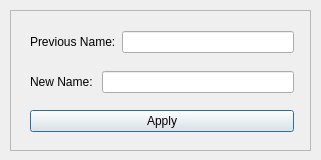
<?xml version="1.0" encoding="UTF-8"?>
<ui version="4.0">
 <class>change_name</class>
 <widget class="QDialog" name="change_name">
  <property name="geometry">
   <rect>
    <x>0</x>
    <y>0</y>
    <width>321</width>
    <height>160</height>
   </rect>
  </property>
  <property name="windowTitle">
   <string>Change Book Nmae</string>
  </property>
  <widget class="QFrame" name="frame">
   <property name="geometry">
    <rect>
     <x>10</x>
     <y>10</y>
     <width>301</width>
     <height>141</height>
    </rect>
   </property>
   <property name="frameShape">
    <enum>QFrame::StyledPanel</enum>
   </property>
   <property name="frameShadow">
    <enum>QFrame::Raised</enum>
   </property>
  </widget>
  <widget class="QWidget" name="layoutWidget">
   <property name="geometry">
    <rect>
     <x>30</x>
     <y>31</y>
     <width>264</width>
     <height>101</height>
    </rect>
   </property>
   <layout class="QVBoxLayout" name="verticalLayout">
    <item>
     <layout class="QVBoxLayout" name="verticalLayout_2">
      <item>
       <layout class="QFormLayout" name="formLayout">
        <item row="0" column="0">
         <widget class="QLabel" name="previousNameLabel">
          <property name="text">
           <string>Previous Name:</string>
          </property>
         </widget>
        </item>
        <item row="0" column="1">
         <widget class="QLineEdit" name="previousNameLineEdit"/>
        </item>
       </layout>
      </item>
      <item>
       <layout class="QFormLayout" name="formLayout_2">
        <item row="0" column="0">
         <widget class="QLabel" name="newNameLabel">
          <property name="text">
           <string>New Name: </string>
          </property>
         </widget>
        </item>
        <item row="0" column="1">
         <widget class="QLineEdit" name="newNameLineEdit"/>
        </item>
       </layout>
      </item>
     </layout>
    </item>
    <item>
     <widget class="QPushButton" name="pushButton">
      <property name="text">
       <string>Apply</string>
      </property>
     </widget>
    </item>
   </layout>
  </widget>
  <widget class="QLabel" name="background">
   <property name="geometry">
    <rect>
     <x>-10</x>
     <y>-10</y>
     <width>341</width>
     <height>181</height>
    </rect>
   </property>
   <property name="text">
    <string/>
   </property>
  </widget>
  <zorder>frame</zorder>
  <zorder>background</zorder>
  <zorder>layoutWidget</zorder>
 </widget>
 <resources/>
 <connections/>
</ui>
